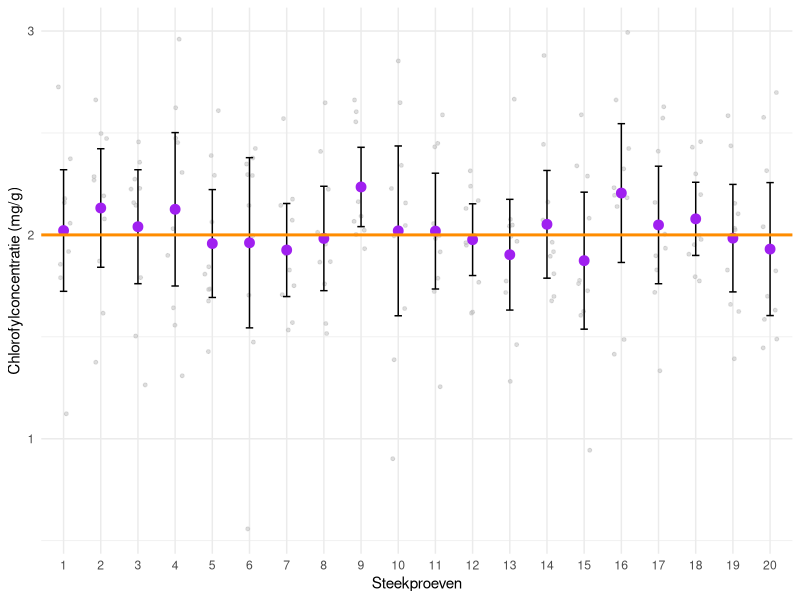
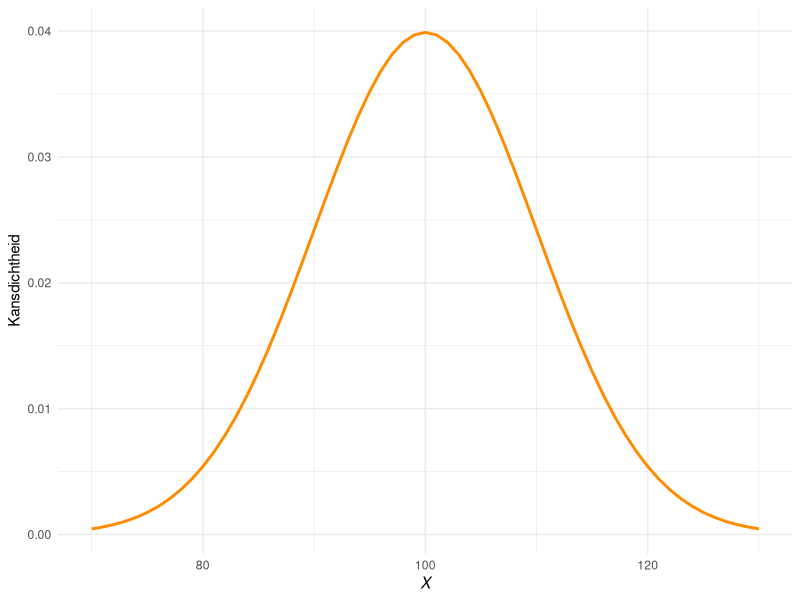
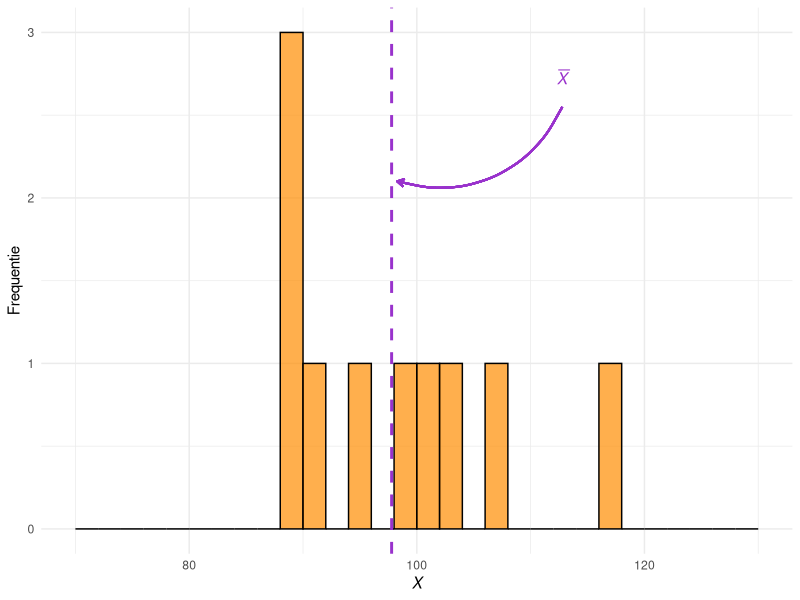
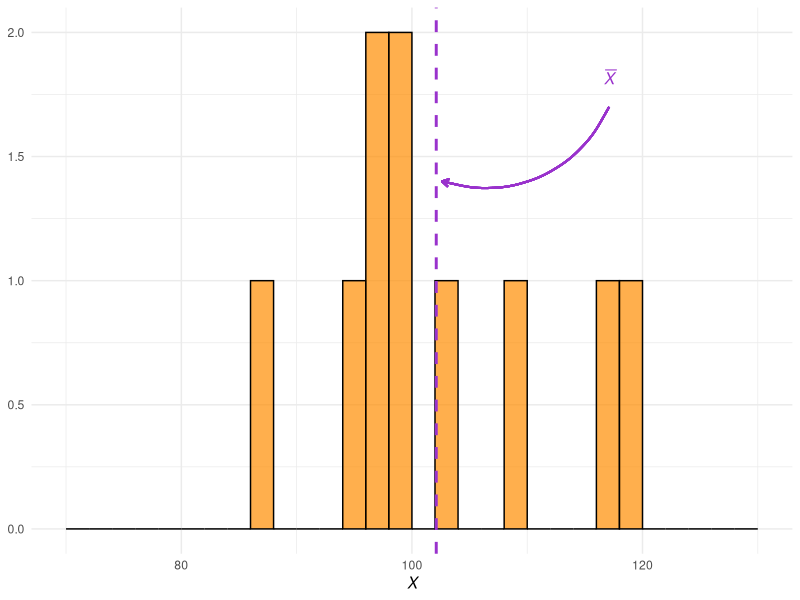
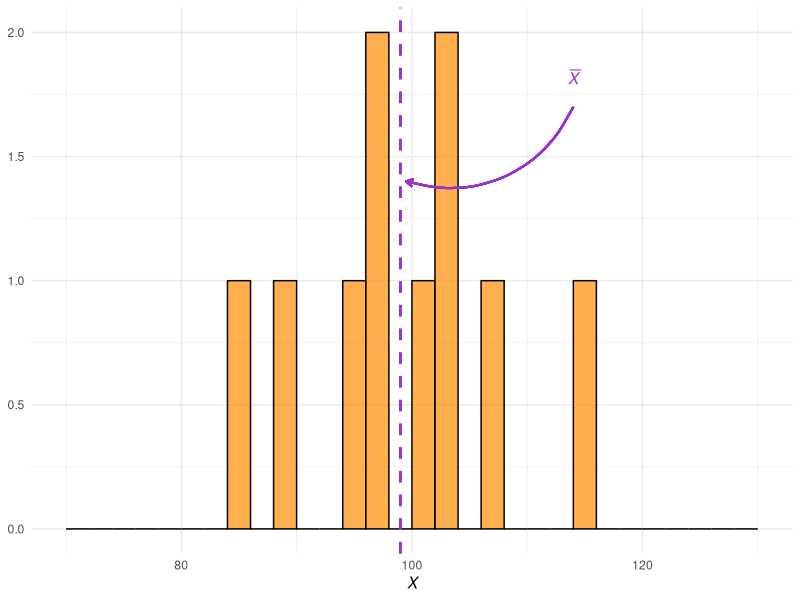
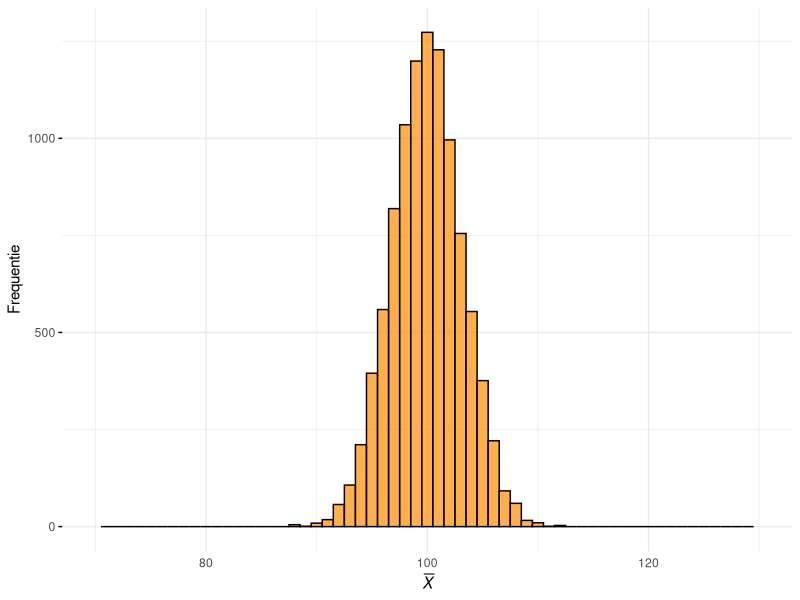
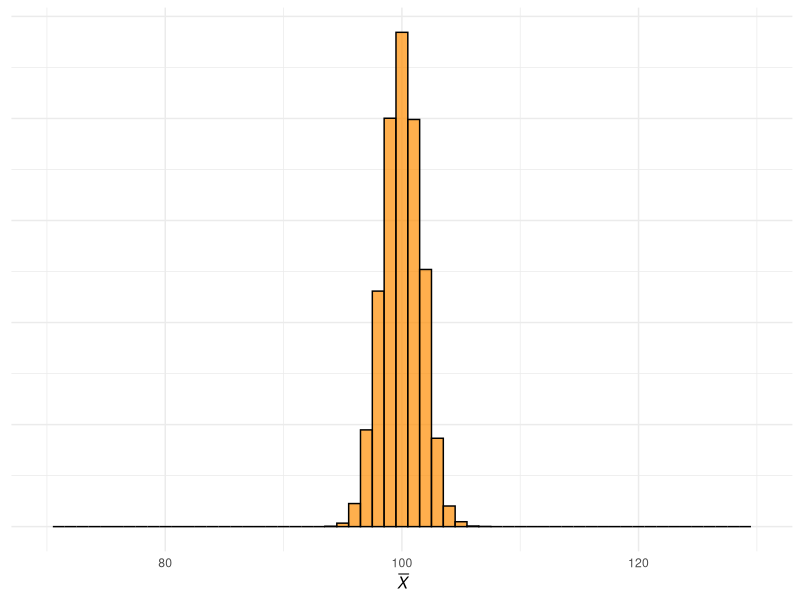
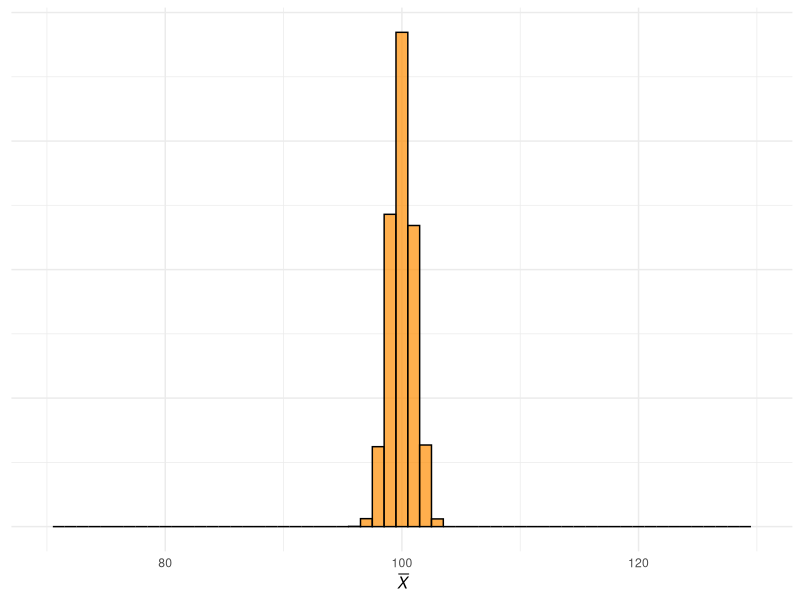

These charts were generated, in order, by the following R code:
## ---- chunk 1
#| code-fold: true
#| warning: false
#| fig-cap: "Illustratie van het concept van een betrouwbaarheidsinterval. Getoond worden de 95%-betrouwbaarheidsintervallen van twintig onderzoekers die hetzelfde onderzoek hebben uitgevoerd om de gemiddelde chlorofylconcentratie te bepalen in de bladeren van tarweplanten. De ruwe datapunten zijn in lichtgrijs weergegeven, en de oranje lijn geeft het ware gemiddelde aan -- de populatieparameter."
#| label: fig-bhi

# Laad ggplot2 indien nodig
if (!("ggplot2" %in% loadedNamespaces())) {
  library(ggplot2)
}

# Parameters voor de populatieverdeling
waar_gemiddelde <- 2.0
waar_sd <- 0.4
aantal_steekproeven <- 20
steekproefgrootte <- 10  # Aantal datapunten per steekproef

# Genereer 20 willekeurige steekproeven
set.seed(125)  # Voor reproduceerbaarheid
steekproeven <- replicate(
  aantal_steekproeven,
  rnorm(steekproefgrootte, mean = waar_gemiddelde, sd = waar_sd),
  simplify = FALSE
)

# Maak een data frame voor de individuele datapunten
datapunten <- data.frame(
  steekproef_id = rep(1:aantal_steekproeven, each = steekproefgrootte),
  waarde = unlist(steekproeven)
)

# Bereken gemiddelden en 95%-betrouwbaarheidsintervallen met t.test()
bhi_data <- data.frame(
  steekproef_id = 1:aantal_steekproeven,
  gemiddelde = sapply(steekproeven, mean),
  ondergrens = sapply(steekproeven, function(x) t.test(x)$conf.int[1]),
  bovengrens = sapply(steekproeven, function(x) t.test(x)$conf.int[2])
)

# Plot de data
ggplot() +
  # Jitterplot voor de individuele datapunten
  geom_jitter(
    data = datapunten,
    aes(x = factor(steekproef_id), y = waarde),
    color = "gray",
    size = 1,
    width = 0.2,
    alpha = 0.5
  ) +
  # Foutbalken voor de betrouwbaarheidsintervallen
  geom_errorbar(
    data = bhi_data,
    aes(x = factor(steekproef_id), ymin = ondergrens, ymax = bovengrens),
    width = 0.2
  ) +
  # Punten voor de steekproefgemiddelden
  geom_point(
    data = bhi_data,
    aes(x = factor(steekproef_id), y = gemiddelde),
    color = "purple",
    size = 3
  ) +
  # Horizontale lijn voor het ware populatiegemiddelde
  geom_hline(
    yintercept = waar_gemiddelde,
    color = "darkorange",
    linetype = "solid",
    size = 1
  ) +
  labs(
    x = "Steekproeven",
    y = "Chlorofylconcentratie (mg/g)",
    title = NULL
  ) +
  theme_minimal() +
  theme(axis.text.x = element_text(angle = 0, hjust = 0.5))
## ---- chunk 2
#| code-fold: true
#| warning: false
#| fig-cap: "Een normaalverdeelde populatie met gemiddelde 100 en standaarddeviatie 10."
#| label: fig-populatie

# Laad ggplot2 indien nodig
if (!("ggplot2" %in% loadedNamespaces())) { 
  library(ggplot2) 
}

# Parameters voor de normale verdeling
mu <- 100                           # Gemiddelde
sigma <- 10                         # Standaarddeviatie
aantal_sd <- 3                      # Aantal standaarddeviaties rond het gemiddelde
xmin <- mu - aantal_sd * sigma
xmax <- mu + aantal_sd * sigma
x_waarden <- seq(xmin, xmax, by = 1)  # Domein voor X
kansdichtheden <- dnorm(
  x_waarden, 
  mean = mu, 
  sd = sigma
)  # Kansdichtheden berekenen

# Maak een dataframe
data <- data.frame(
  x = x_waarden,
  kansdichtheid = kansdichtheden
)

# Plot de normale verdeling
ggplot(data, aes(x = x, y = kansdichtheid)) +
  geom_line(color = "darkorange", size = 1) +  # Lijn voor de curve
  labs(
    x = expression(italic(X)),                # Label voor de x-as
    y = "Kansdichtheid",                      # Label voor de y-as
    title = NULL                              # Geen titel
  ) +
  theme_minimal()                             # Minimalistisch thema
## ---- chunk 3
#| fig-width: 2.5
#| fig-height: 2.5
#| fig-cap: "Histogram van steekproef 1."
#| label: fig-drie-steekproeven-1
#| code-fold: true
#| warning: false

# Controleer of ggplot2 geladen is, en laad indien nodig
if (!("ggplot2" %in% loadedNamespaces())) {
  library(ggplot2)
}

set.seed(130)  # Voor reproduceerbaarheid

# Stel parameters in
steekproef_grootte <- 10
staafbreedte <- 2

# Genereer drie steekproeven van grootte 10
steekproeven <- lapply(
  1:3, 
  function(i) rnorm(steekproef_grootte, mean = mu, sd = sigma)
)

# Bereken steekproefgemiddelden
gemiddelden <- lapply(steekproeven, mean)

# Functie om een histogram te maken
maak_histogram <- function(data, gemiddelde, y_label = NULL) {
  intervallen <- cut(
    data, 
    breaks = seq(xmin, xmax, by = staafbreedte), 
    include.lowest = TRUE
  )
  hoogste <- max(table(intervallen))
  
  ggplot(data.frame(x = data), aes(x = x)) +
    geom_histogram(
      binwidth = staafbreedte,
      boundary = xmin,
      fill = "darkorange",
      alpha = 0.7,
      color = "black",
      size = 0.5
    ) +
    geom_vline(
      xintercept = gemiddelde,
      color = "DarkOrchid",
      linetype = "dashed",
      size = 1
    ) +
    xlim(xmin, xmax) +
    labs(
      x = expression(italic(X)),
      y = y_label
    ) +
    geom_curve(
      aes(
        x = gemiddelde + 1.5 * sigma,
        y = 0.85 * hoogste,
        xend = gemiddelde + sigma / 20,
        yend = 0.7 * hoogste
      ),
      curvature = -0.4,
      arrow = arrow(length = unit(0.2, "cm")),
      color = "DarkOrchid",
      size = 0.7
    ) +
    annotate(
      "text",
      x = gemiddelde + 1.5 * sigma,
      y = 0.85 * hoogste + 0.06 * hoogste,
      label = expression(bar(italic(X))),
      color = "DarkOrchid",
      hjust = 0.5,
      size = 4
    ) +
    theme_minimal() +
    theme(plot.title = element_blank())
}

# Maak histogrammen
histogrammen <- lapply(
  1:3, 
  function(i) maak_histogram(
    steekproeven[[i]], 
    gemiddelden[[i]], 
    if (i == 1) "Frequentie" else NULL
  )
)

# Toon het eerste histogram
histogrammen[[1]]
## ---- chunk 4
#| fig-width: 2.25
#| fig-height: 2.5
#| fig-cap: "Histogram van steekproef 2."
#| label: fig-drie-steekproeven-2
#| code-fold: true
#| warning: false

histogrammen[[2]]

## ---- chunk 5
#| fig-width: 2.25
#| fig-height: 2.5
#| fig-cap: "Histogram van steekproef 3."
#| label: fig-drie-steekproeven-3
#| code-fold: true
#| warning: false

histogrammen[[3]]

## ---- chunk 6
#| code-fold: true
#| warning: false
#| fig-cap: "Verdeling van steekproefgemiddelden bij $n = 10$."
#| label: fig-steekproevenverdeling-1
#| fig-height: 2
#| fig-width: 2.5

# Laad ggplot2 indien nodig
if (!("ggplot2" %in% loadedNamespaces())) { 
  library(ggplot2) 
}

# Parameters instellen
aantal_herhalingen <- 10^4       # Aantal herhalingen
steekproefgroottes <- c(10, 40, 100)  # Steekproefgroottes
staafbreedte <- 1                # Binbreedte voor histogrammen

# Simuleer steekproefgemiddelden
set.seed(42)                     # Voor reproduceerbaarheid
steekproef_gemiddelden <- matrix(nrow = aantal_herhalingen, ncol = length(steekproefgroottes))
for (i in seq_along(steekproefgroottes)) {
  for (j in seq_len(aantal_herhalingen)) {
    steekproef <- rnorm(steekproefgroottes[i], mean = mu, sd = sigma)
    steekproef_gemiddelden[j, i] <- mean(steekproef)
  }
}

# Zet de steekproefgemiddelden om naar een long-formaat data frame
steekproef_gemiddelden <- data.frame(
  waarde = c(
    steekproef_gemiddelden[, 1], 
    steekproef_gemiddelden[, 2], 
    steekproef_gemiddelden[, 3]
  ),
  groep = factor(
    rep(c("n = 10", "n = 40", "n = 100"), each = aantal_herhalingen),
    levels = c("n = 10", "n = 40", "n = 100")
  )
)

# Functie om een histogram te maken
maak_verdelingsplot <- function(data, label, y_as_label) {
  plot <- ggplot(data, aes(x = waarde)) +
    geom_histogram(
      binwidth = staafbreedte, fill = "darkorange", 
      color = "black", alpha = 0.7, size = 0.5
    ) +
    xlim(xmin, xmax) +
    labs(
      x = expression(bar(italic(X))),  # LaTeX-stijl voor X
      title = NULL                    # Titel is de groepslabel
    ) +
    theme_minimal() +
    theme(
      plot.title = element_text(hjust = 0.5, face = "bold"),
      axis.text.y = if (!y_as_label) element_blank() else element_text(),
      axis.ticks.y = if (!y_as_label) element_blank() else element_line()
    )
  
  # Voeg y-label toe indien nodig
  if (y_as_label) {
    plot <- plot + labs(y = "Frequentie")
  } else {
    plot <- plot + labs(y = NULL)
  }
  
  return(plot)
}

# Subsets van de data voor elke groep
data_n10 <- subset(steekproef_gemiddelden, groep == "n = 10")
data_n40 <- subset(steekproef_gemiddelden, groep == "n = 40")
data_n100 <- subset(steekproef_gemiddelden, groep == "n = 100")

# Maak afzonderlijke histogrammen
plot_n10 <- maak_verdelingsplot(data_n10, label = "n = 10", y_as_label = TRUE)
plot_n40 <- maak_verdelingsplot(data_n40, label = "n = 40", y_as_label = FALSE)
plot_n100 <- maak_verdelingsplot(data_n100, label = "n = 100", y_as_label = FALSE)

plot_n10
## ---- chunk 7
#| code-fold: true
#| warning: false
#| fig-cap: "Verdeling van steekproefgemiddelden bij $n = 40$"
#| label: fig-steekproevenverdeling-2
#| fig-height: 2
#| fig-width: 2.25

plot_n40

## ---- chunk 8
#| code-fold: true
#| warning: false
#| fig-cap: "Verdeling van steekproefgemiddelden bij $n = 100$"
#| label: fig-steekproevenverdeling-3
#| fig-height: 2
#| fig-width: 2.25

plot_n100

## ---- chunk 9
#| code-fold: true
#| warning: false
#| fig-cap: "Histogram van $t$-waarden vergeleken met de $t$-verdeling en standaardnormale verdeling."
#| label: fig-t-waarden
#| fig.width: 6
#| fig.height: 3

# Laad ggplot2 indien nodig
if (!("ggplot2" %in% loadedNamespaces())) { 
  library(ggplot2) 
}

# Parameters instellen
aantal_iteraties <- 10000   # Aantal herhalingen
steekproefgrootte <- 4      # Grootte van de steekproef
mu <- 100                   # Populatiegemiddelde
sigma <- 10                 # Populatiestandaarddeviatie
vrijheidsgraden <- steekproefgrootte - 1  # Vrijheidsgraden voor t-verdeling
staafbreedte <- 0.2         # Binbreedte voor het histogram
domein <- seq(-4, 4, length.out = 400)  # Verfijnd domein voor gladde lijnen

# Genereer t-waarden
set.seed(42)  # Voor reproduceerbaarheid
t_waarden <- replicate(aantal_iteraties, {
  # Trek een steekproef
  steekproef <- rnorm(steekproefgrootte, mean = mu, sd = sigma)
  
  # Bereken steekproefgemiddelde en standaarddeviatie van de steekproef
  gemiddelde <- mean(steekproef)
  s <- sd(steekproef)
  
  # Bereken standaardfout
  SE <- s / sqrt(steekproefgrootte)
  
  # Bereken t-waarde
  t <- (gemiddelde - mu) / SE
  return(t)
})

# Zet t-waarden in een data frame
data <- data.frame(t_waarden)

# Bereid theoretische verdelingen voor
theoretische_data <- data.frame(
  x = domein,
  t_verdeling = dt(domein, df = vrijheidsgraden),
  standaard_normaal = dnorm(domein)
)

# Maak het histogram en voeg de theoretische verdelingen toe
ggplot(data, aes(x = t_waarden)) +
  geom_histogram(
    aes(y = ..density..), # schaal het histogram, totale oppervlakte 1 
    binwidth = staafbreedte, 
    fill = "darkorange", 
    color = "black", 
    alpha = 0.5,
    show.legend = FALSE
  ) +
  geom_line(
    data = theoretische_data, 
    aes(x = x, y = t_verdeling, color = "t-verdeling"), 
    size = 1
  ) +
  geom_line(
    data = theoretische_data, 
    aes(x = x, y = standaard_normaal, color = "standaardnormaal"), 
    size = 1, linetype = "dashed"
  ) +
  scale_color_manual(
    values = c("t-verdeling" = "DarkOrchid", "standaardnormaal" = "black"),
    name = "Verdeling"
  ) +
  coord_cartesian(xlim = c(-4, 4)) +  # Beperk het domein van de plot
  labs(
    x = expression(italic(t)-waarden),
    y = "Kansdichtheid",
    title = ""
  ) +
  theme_minimal()
## ---- chunk 10
alpha <- 0.05
qt(1 - alpha/2, df = 4)
## ---- chunk 11
# creeer een vector met de gewichten (in g)
gewichten <- c(112, 125, 119, 89, 102)

# voer de functie t.test uit en sla de resultaten op
uitvoer_t.test <- t.test(gewichten)

# selecteer uit de resultaten het 95%-BHI
uitvoer_t.test$conf.int
